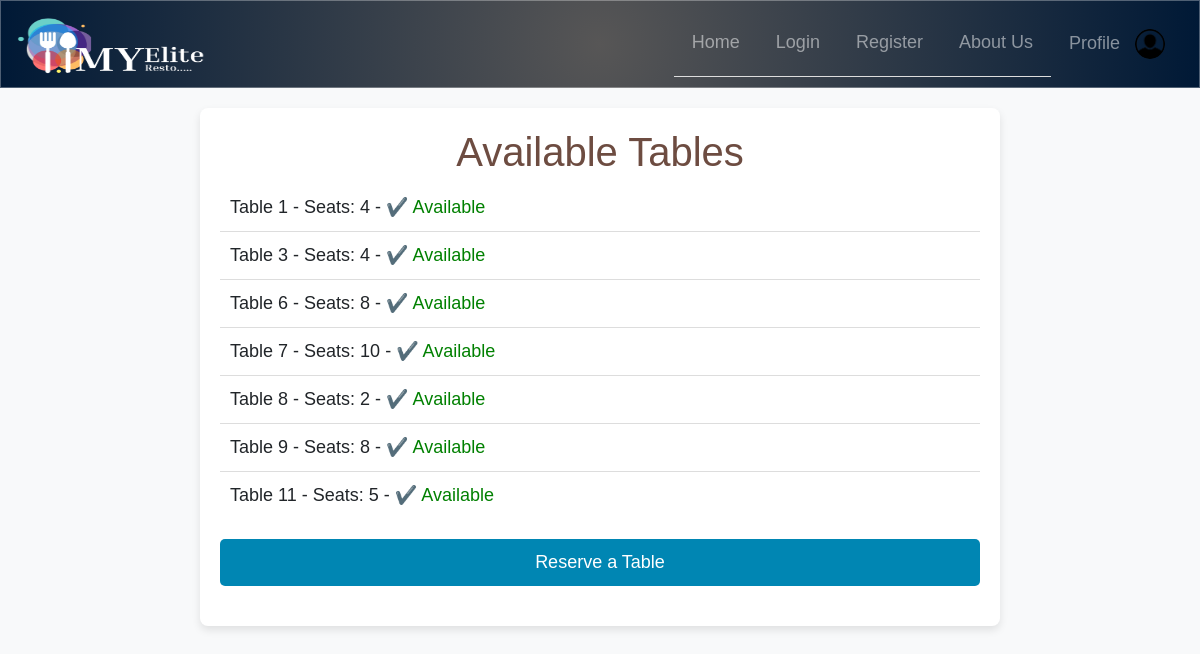
/book_tables/available/, run on the app's committed database.
### book_tables/models.py (models this page shows, shortened)
class Table(models.Model):
    number = models.IntegerField(unique=True)  # Table number
    seats = models.IntegerField()  # Number of seats
    available = models.BooleanField(default=True)  # Availability of the table

### book_tables/views.py (the view)
# urls.py: path('available/', views.view_available_tables, name='view_available_tables'),
def view_available_tables(request):
    current_time = timezone.now()
    reservations = Reservation.objects.filter(reservation_time__gte=current_time)
    reserved_table_ids = reservations.values_list('table_id', flat=True)
    available_tables = Table.objects.filter(available=True).exclude(id__in=reserved_table_ids)
    return render(request, 'book_tables/view_available_tables.html', {'tables': available_tables})

### book_tables/templates/book_tables/view_available_tables.html (shortened to what this page needs)
{% include "navbar.html" %}
<!DOCTYPE html>
<html lang="en">
<head>
    <link rel="stylesheet" href="https://stackpath.bootstrapcdn.com/bootstrap/4.5.2/css/bootstrap.min.css">
</head>
<body>
<div class="container1">
    <h1>Available Tables</h1>
    <ul>
        {% for table in tables %}
        <li>
            Table {{ table.number }} - Seats: {{ table.seats }} -
            {% if table.available %}
                <span class="status-available">✔️ Available</span>
            {% else %}
                <span class="status-reserved">Reserved ✘</span>
            {% endif %}
        </li>
        {% empty %}
        <li>No tables available.</li>
        {% endfor %}
    </ul>
    <a href="{% url 'reserve_table' %}" class="btn-reserve">Reserve a Table</a>
</div>
</body>
</html>

### book_tables/templates/book_tables/view_available_tables.html (style rules this page uses)
body { background-color: #f8f9fa; font-family: 'Arial', sans-serif; }
.container1 { max-width: 800px; margin: 20px auto; padding: 20px; background-color: #fff; border-radius: 8px; box-shadow: 0 4px 8px rgba(0, 0, 0, 0.1); }
h1 { text-align: center; color: #6D4C41; }
ul { list-style-type: none; padding: 0; }
li { padding: 10px; border-bottom: 1px solid #ddd; font-size: 18px; }
li:last-child { border-bottom: none; }
.status-available { color: green; }
.btn-reserve { display: block; margin: 20px auto; padding: 10px 20px; font-size: 18px; color: #fff; background-color: #0086b3; border: none; border-radius: 5px; text-align: center; text-decoration: none; }

### data on the page
Table: number "1", seats "4", available "✔️ Available"
Table: number "3", seats "4", available "✔️ Available"
Table: number "6", seats "8", available "✔️ Available"
Table: number "7", seats "10", available "✔️ Available"
Table: number "8", seats "2", available "✔️ Available"
Table: number "9", seats "8", available "✔️ Available"
Table: number "11", seats "5", available "✔️ Available"
